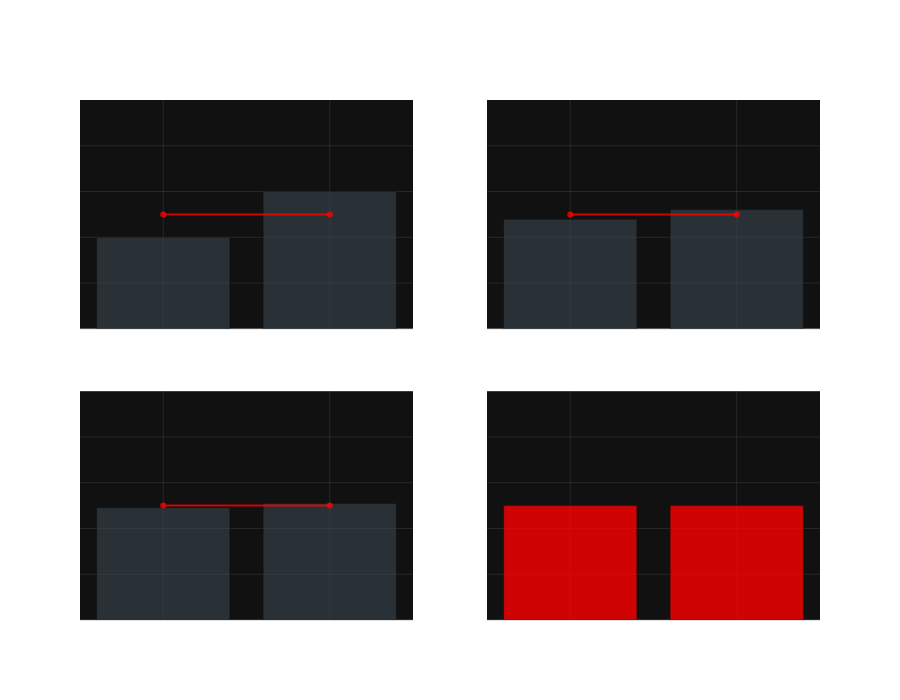

The cell this chart's notebook holds for it:
### Markdown cell above
##### <u>Probabilities as Expectations</u>

Bernoulli random variables can be used as indicators for if a desired event occurs or not, if we take the average we will get the probability of that event occuring...

**Example:** We roll 10,000 dice, what is the probability of rolling an even number?

We can record a 1 everywhere we see an even number and 0 everytime we see an odd number.  By the Law of Large Numbers (LLN) this will converge to the true probability of that event occuring. 

$P(Even) = \frac{3}{6} = .5$

### Code cell
# Create subplots
fig = sp.make_subplots(rows=2, cols=2, 
                       subplot_titles=('5 Rolls', '1000 Rolls', '10000 Rolls', 'Theoretical'),
                       vertical_spacing=0.12,
                       horizontal_spacing=0.1)

# Theoretical probability (0.5 for even)
theoretical = np.array([0.5, 0.5])
x_vals = ['Odd', 'Even']

# Generate different numbers of rolls
rolls = [5, 1000, 10000]
positions = [(1,1), (1,2), (2,1)]

for rolls_count, pos in zip(rolls, positions):
    # Generate random rolls
    dice_rolls = np.random.randint(1, 7, size=rolls_count)
    
    # Calculate empirical probabilities
    even_count = np.sum(dice_rolls % 2 == 0)
    empirical_prob = np.array([1 - even_count/rolls_count, even_count/rolls_count])
    
    # Add bars for empirical distribution
    fig.add_trace(
        go.Bar(x=x_vals, y=empirical_prob, name=f'Empirical ({rolls_count} rolls)',
               marker_color='rgba(58, 71, 80, 0.6)'),
        row=pos[0], col=pos[1]
    )
    
    # Add line for theoretical distribution
    fig.add_trace(
        go.Scatter(x=x_vals, y=theoretical, name='Theoretical',
                  line=dict(color='rgba(255, 0, 0, 0.8)', width=2)),
        row=pos[0], col=pos[1]
    )

# Add theoretical distribution plot
fig.add_trace(
    go.Bar(x=x_vals, y=theoretical, name='Theoretical',
           marker_color='rgba(255, 0, 0, 0.8)'),
    row=2, col=2
)

# Update layout
fig.update_layout(
    height=700,
    showlegend=False,
    template='plotly_dark',
    paper_bgcolor='rgba(0,0,0,0)',
    font=dict(color='white'),
    title_text='Empirical vs Theoretical Probability of Even Dice Rolls',
    title_x=0.5,
    title_font_size=20
)

# Update axes
for i in range(1, 3):
    for j in range(1, 3):
        fig.update_xaxes(title_text='Outcome', row=i, col=j,
                        showgrid=True, gridwidth=1, gridcolor='rgba(128,128,128,0.2)',
                        zeroline=True, zerolinewidth=1, zerolinecolor='rgba(128,128,128,0.5)')
        fig.update_yaxes(title_text='Probability', row=i, col=j,
                        showgrid=True, gridwidth=1, gridcolor='rgba(128,128,128,0.2)',
                        zeroline=True, zerolinewidth=1, zerolinecolor='rgba(128,128,128,0.5)',
                        range=[0, 1])

fig.show()

### Figure 1 — Plotly figure (JSON) as saved in the notebook; plotly's stock layout.template omitted (floating-point values rounded to 4 significant figures)
{"data": [{"marker": {"color": "rgba(58, 71, 80, 0.6)"}, "name": "Empirical (5 rolls)", "type": "bar", "x": ["Odd", "Even"], "xaxis": "x", "y": [0.4, 0.6], "yaxis": "y"}, {"line": {"color": "rgba(255, 0, 0, 0.8)", "width": 2}, "name": "Theoretical", "type": "scatter", "x": ["Odd", "Even"], "xaxis": "x", "y": [0.5, 0.5], "yaxis": "y"}, {"marker": {"color": "rgba(58, 71, 80, 0.6)"}, "name": "Empirical (1000 rolls)", "type": "bar", "x": ["Odd", "Even"], "xaxis": "x2", "y": [0.479, 0.521], "yaxis": "y2"}, {"line": {"color": "rgba(255, 0, 0, 0.8)", "width": 2}, "name": "Theoretical", "type": "scatter", "x": ["Odd", "Even"], "xaxis": "x2", "y": [0.5, 0.5], "yaxis": "y2"}, {"marker": {"color": "rgba(58, 71, 80, 0.6)"}, "name": "Empirical (10000 rolls)", "type": "bar", "x": ["Odd", "Even"], "xaxis": "x3", "y": [0.491, 0.509], "yaxis": "y3"}, {"line": {"color": "rgba(255, 0, 0, 0.8)", "width": 2}, "name": "Theoretical", "type": "scatter", "x": ["Odd", "Even"], "xaxis": "x3", "y": [0.5, 0.5], "yaxis": "y3"}, {"marker": {"color": "rgba(255, 0, 0, 0.8)"}, "name": "Theoretical", "type": "bar", "x": ["Odd", "Even"], "xaxis": "x4", "y": [0.5, 0.5], "yaxis": "y4"}], "layout": {"annotations": [{"font": {"size": 16}, "showarrow": false, "text": "5 Rolls", "x": 0.225, "xanchor": "center", "xref": "paper", "y": 1, "yanchor": "bottom", "yref": "paper"}, {"font": {"size": 16}, "showarrow": false, "text": "1000 Rolls", "x": 0.775, "xanchor": "center", "xref": "paper", "y": 1, "yanchor": "bottom", "yref": "paper"}, {"font": {"size": 16}, "showarrow": false, "text": "10000 Rolls", "x": 0.225, "xanchor": "center", "xref": "paper", "y": 0.44, "yanchor": "bottom", "yref": "paper"}, {"font": {"size": 16}, "showarrow": false, "text": "Theoretical", "x": 0.775, "xanchor": "center", "xref": "paper", "y": 0.44, "yanchor": "bottom", "yref": "paper"}], "font": {"color": "white"}, "height": 700, "paper_bgcolor": "rgba(0,0,0,0)", "showlegend": false, "title": {"font": {"size": 20}, "text": "Empirical vs Theoretical Probability of Even Dice Rolls", "x": 0.5}, "xaxis": {"anchor": "y", "domain": [0, 0.45], "gridcolor": "rgba(128,128,128,0.2)", "gridwidth": 1, "showgrid": true, "title": {"text": "Outcome"}, "zeroline": true, "zerolinecolor": "rgba(128,128,128,0.5)", "zerolinewidth": 1}, "xaxis2": {"anchor": "y2", "domain": [0.55, 1], "gridcolor": "rgba(128,128,128,0.2)", "gridwidth": 1, "showgrid": true, "title": {"text": "Outcome"}, "zeroline": true, "zerolinecolor": "rgba(128,128,128,0.5)", "zerolinewidth": 1}, "xaxis3": {"anchor": "y3", "domain": [0, 0.45], "gridcolor": "rgba(128,128,128,0.2)", "gridwidth": 1, "showgrid": true, "title": {"text": "Outcome"}, "zeroline": true, "zerolinecolor": "rgba(128,128,128,0.5)", "zerolinewidth": 1}, "xaxis4": {"anchor": "y4", "domain": [0.55, 1], "gridcolor": "rgba(128,128,128,0.2)", "gridwidth": 1, "showgrid": true, "title": {"text": "Outcome"}, "zeroline": true, "zerolinecolor": "rgba(128,128,128,0.5)", "zerolinewidth": 1}, "yaxis": {"anchor": "x", "domain": [0.56, 1], "gridcolor": "rgba(128,128,128,0.2)", "gridwidth": 1, "range": [0, 1], "showgrid": true, "title": {"text": "Probability"}, "zeroline": true, "zerolinecolor": "rgba(128,128,128,0.5)", "zerolinewidth": 1}, "yaxis2": {"anchor": "x2", "domain": [0.56, 1], "gridcolor": "rgba(128,128,128,0.2)", "gridwidth": 1, "range": [0, 1], "showgrid": true, "title": {"text": "Probability"}, "zeroline": true, "zerolinecolor": "rgba(128,128,128,0.5)", "zerolinewidth": 1}, "yaxis3": {"anchor": "x3", "domain": [0, 0.44], "gridcolor": "rgba(128,128,128,0.2)", "gridwidth": 1, "range": [0, 1], "showgrid": true, "title": {"text": "Probability"}, "zeroline": true, "zerolinecolor": "rgba(128,128,128,0.5)", "zerolinewidth": 1}, "yaxis4": {"anchor": "x4", "domain": [0, 0.44], "gridcolor": "rgba(128,128,128,0.2)", "gridwidth": 1, "range": [0, 1], "showgrid": true, "title": {"text": "Probability"}, "zeroline": true, "zerolinecolor": "rgba(128,128,128,0.5)", "zerolinewidth": 1}}}
